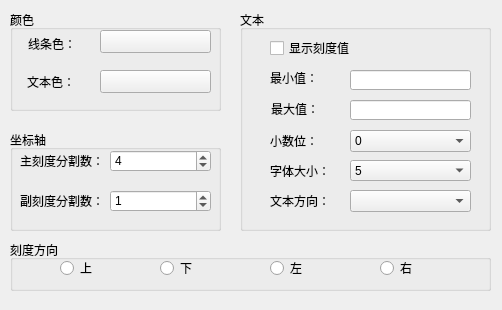
<?xml version="1.0" encoding="UTF-8"?>
<ui version="4.0">
 <class>ScalesDlg</class>
 <widget class="QWidget" name="ScalesDlg">
  <property name="geometry">
   <rect>
    <x>0</x>
    <y>0</y>
    <width>502</width>
    <height>310</height>
   </rect>
  </property>
  <property name="windowTitle">
   <string>Form</string>
  </property>
  <widget class="QGroupBox" name="groupBox">
   <property name="geometry">
    <rect>
     <x>10</x>
     <y>10</y>
     <width>211</width>
     <height>101</height>
    </rect>
   </property>
   <property name="title">
    <string>颜色</string>
   </property>
   <widget class="QLabel" name="label">
    <property name="geometry">
     <rect>
      <x>18</x>
      <y>23</y>
      <width>61</width>
      <height>21</height>
     </rect>
    </property>
    <property name="text">
     <string>线条色：</string>
    </property>
   </widget>
   <widget class="QLabel" name="label_2">
    <property name="geometry">
     <rect>
      <x>17</x>
      <y>61</y>
      <width>61</width>
      <height>21</height>
     </rect>
    </property>
    <property name="text">
     <string>文本色：</string>
    </property>
   </widget>
   <widget class="QPushButton" name="m_linecolorbtn">
    <property name="geometry">
     <rect>
      <x>90</x>
      <y>20</y>
      <width>111</width>
      <height>23</height>
     </rect>
    </property>
    <property name="focusPolicy">
     <enum>Qt::NoFocus</enum>
    </property>
    <property name="text">
     <string/>
    </property>
   </widget>
   <widget class="QPushButton" name="m_textcolorbtn">
    <property name="geometry">
     <rect>
      <x>90</x>
      <y>60</y>
      <width>111</width>
      <height>23</height>
     </rect>
    </property>
    <property name="focusPolicy">
     <enum>Qt::NoFocus</enum>
    </property>
    <property name="text">
     <string/>
    </property>
   </widget>
  </widget>
  <widget class="QGroupBox" name="groupBox_2">
   <property name="geometry">
    <rect>
     <x>10</x>
     <y>130</y>
     <width>211</width>
     <height>101</height>
    </rect>
   </property>
   <property name="title">
    <string>坐标轴</string>
   </property>
   <widget class="QLabel" name="label_3">
    <property name="geometry">
     <rect>
      <x>10</x>
      <y>20</y>
      <width>91</width>
      <height>21</height>
     </rect>
    </property>
    <property name="text">
     <string>主刻度分割数：</string>
    </property>
   </widget>
   <widget class="QSpinBox" name="m_mainspin">
    <property name="geometry">
     <rect>
      <x>100</x>
      <y>20</y>
      <width>101</width>
      <height>22</height>
     </rect>
    </property>
    <property name="minimum">
     <number>2</number>
    </property>
    <property name="maximum">
     <number>20</number>
    </property>
    <property name="value">
     <number>4</number>
    </property>
   </widget>
   <widget class="QLabel" name="label_4">
    <property name="geometry">
     <rect>
      <x>10</x>
      <y>60</y>
      <width>91</width>
      <height>21</height>
     </rect>
    </property>
    <property name="text">
     <string>副刻度分割数：</string>
    </property>
   </widget>
   <widget class="QSpinBox" name="m_subspin">
    <property name="geometry">
     <rect>
      <x>100</x>
      <y>60</y>
      <width>101</width>
      <height>22</height>
     </rect>
    </property>
    <property name="maximum">
     <number>5</number>
    </property>
    <property name="value">
     <number>1</number>
    </property>
   </widget>
  </widget>
  <widget class="QGroupBox" name="groupBox_3">
   <property name="geometry">
    <rect>
     <x>240</x>
     <y>10</y>
     <width>251</width>
     <height>221</height>
    </rect>
   </property>
   <property name="title">
    <string>文本</string>
   </property>
   <widget class="QCheckBox" name="m_showtextcheck">
    <property name="geometry">
     <rect>
      <x>30</x>
      <y>30</y>
      <width>171</width>
      <height>16</height>
     </rect>
    </property>
    <property name="focusPolicy">
     <enum>Qt::NoFocus</enum>
    </property>
    <property name="text">
     <string>显示刻度值</string>
    </property>
   </widget>
   <widget class="QLabel" name="label_5">
    <property name="geometry">
     <rect>
      <x>30</x>
      <y>60</y>
      <width>51</width>
      <height>16</height>
     </rect>
    </property>
    <property name="text">
     <string>最小值：</string>
    </property>
   </widget>
   <widget class="QLabel" name="label_6">
    <property name="geometry">
     <rect>
      <x>31</x>
      <y>91</y>
      <width>51</width>
      <height>16</height>
     </rect>
    </property>
    <property name="text">
     <string>最大值：</string>
    </property>
   </widget>
   <widget class="QLabel" name="label_7">
    <property name="geometry">
     <rect>
      <x>30</x>
      <y>150</y>
      <width>61</width>
      <height>21</height>
     </rect>
    </property>
    <property name="text">
     <string>字体大小：</string>
    </property>
   </widget>
   <widget class="QLabel" name="label_8">
    <property name="geometry">
     <rect>
      <x>30</x>
      <y>120</y>
      <width>61</width>
      <height>21</height>
     </rect>
    </property>
    <property name="text">
     <string>小数位：</string>
    </property>
   </widget>
   <widget class="QComboBox" name="m_pointnumcmb">
    <property name="geometry">
     <rect>
      <x>110</x>
      <y>120</y>
      <width>121</width>
      <height>22</height>
     </rect>
    </property>
    <item>
     <property name="text">
      <string>0</string>
     </property>
    </item>
    <item>
     <property name="text">
      <string>1</string>
     </property>
    </item>
    <item>
     <property name="text">
      <string>2</string>
     </property>
    </item>
    <item>
     <property name="text">
      <string>3</string>
     </property>
    </item>
   </widget>
   <widget class="QLineEdit" name="m_minedit">
    <property name="geometry">
     <rect>
      <x>110</x>
      <y>60</y>
      <width>121</width>
      <height>20</height>
     </rect>
    </property>
    <property name="maxLength">
     <number>15</number>
    </property>
   </widget>
   <widget class="QLineEdit" name="m_maxedit">
    <property name="geometry">
     <rect>
      <x>110</x>
      <y>90</y>
      <width>121</width>
      <height>20</height>
     </rect>
    </property>
    <property name="maxLength">
     <number>15</number>
    </property>
   </widget>
   <widget class="QComboBox" name="m_fontsizecmb">
    <property name="geometry">
     <rect>
      <x>110</x>
      <y>150</y>
      <width>121</width>
      <height>21</height>
     </rect>
    </property>
    <property name="currentIndex">
     <number>0</number>
    </property>
    <item>
     <property name="text">
      <string>5</string>
     </property>
    </item>
    <item>
     <property name="text">
      <string>6</string>
     </property>
    </item>
    <item>
     <property name="text">
      <string>7</string>
     </property>
    </item>
    <item>
     <property name="text">
      <string>8</string>
     </property>
    </item>
    <item>
     <property name="text">
      <string>9</string>
     </property>
    </item>
    <item>
     <property name="text">
      <string>10</string>
     </property>
    </item>
    <item>
     <property name="text">
      <string>11</string>
     </property>
    </item>
    <item>
     <property name="text">
      <string>12</string>
     </property>
    </item>
    <item>
     <property name="text">
      <string>13</string>
     </property>
    </item>
    <item>
     <property name="text">
      <string>14</string>
     </property>
    </item>
    <item>
     <property name="text">
      <string>15</string>
     </property>
    </item>
    <item>
     <property name="text">
      <string>16</string>
     </property>
    </item>
    <item>
     <property name="text">
      <string>17</string>
     </property>
    </item>
    <item>
     <property name="text">
      <string>18</string>
     </property>
    </item>
    <item>
     <property name="text">
      <string>19</string>
     </property>
    </item>
    <item>
     <property name="text">
      <string>20</string>
     </property>
    </item>
   </widget>
   <widget class="QComboBox" name="m_textdirectioncmb">
    <property name="geometry">
     <rect>
      <x>110</x>
      <y>180</y>
      <width>121</width>
      <height>22</height>
     </rect>
    </property>
   </widget>
   <widget class="QLabel" name="label_9">
    <property name="geometry">
     <rect>
      <x>30</x>
      <y>180</y>
      <width>61</width>
      <height>21</height>
     </rect>
    </property>
    <property name="text">
     <string>文本方向：</string>
    </property>
   </widget>
  </widget>
  <widget class="QGroupBox" name="groupBox_4">
   <property name="geometry">
    <rect>
     <x>10</x>
     <y>240</y>
     <width>481</width>
     <height>51</height>
    </rect>
   </property>
   <property name="title">
    <string>刻度方向</string>
   </property>
   <widget class="QRadioButton" name="m_radio1">
    <property name="geometry">
     <rect>
      <x>260</x>
      <y>20</y>
      <width>51</width>
      <height>16</height>
     </rect>
    </property>
    <property name="focusPolicy">
     <enum>Qt::NoFocus</enum>
    </property>
    <property name="text">
     <string>左</string>
    </property>
   </widget>
   <widget class="QRadioButton" name="m_radio2">
    <property name="geometry">
     <rect>
      <x>370</x>
      <y>20</y>
      <width>51</width>
      <height>16</height>
     </rect>
    </property>
    <property name="focusPolicy">
     <enum>Qt::NoFocus</enum>
    </property>
    <property name="text">
     <string>右</string>
    </property>
   </widget>
   <widget class="QRadioButton" name="m_radio3">
    <property name="geometry">
     <rect>
      <x>50</x>
      <y>20</y>
      <width>51</width>
      <height>16</height>
     </rect>
    </property>
    <property name="focusPolicy">
     <enum>Qt::NoFocus</enum>
    </property>
    <property name="text">
     <string>上</string>
    </property>
   </widget>
   <widget class="QRadioButton" name="m_radio4">
    <property name="geometry">
     <rect>
      <x>150</x>
      <y>20</y>
      <width>51</width>
      <height>16</height>
     </rect>
    </property>
    <property name="focusPolicy">
     <enum>Qt::NoFocus</enum>
    </property>
    <property name="text">
     <string>下</string>
    </property>
   </widget>
  </widget>
 </widget>
 <resources/>
 <connections/>
</ui>
